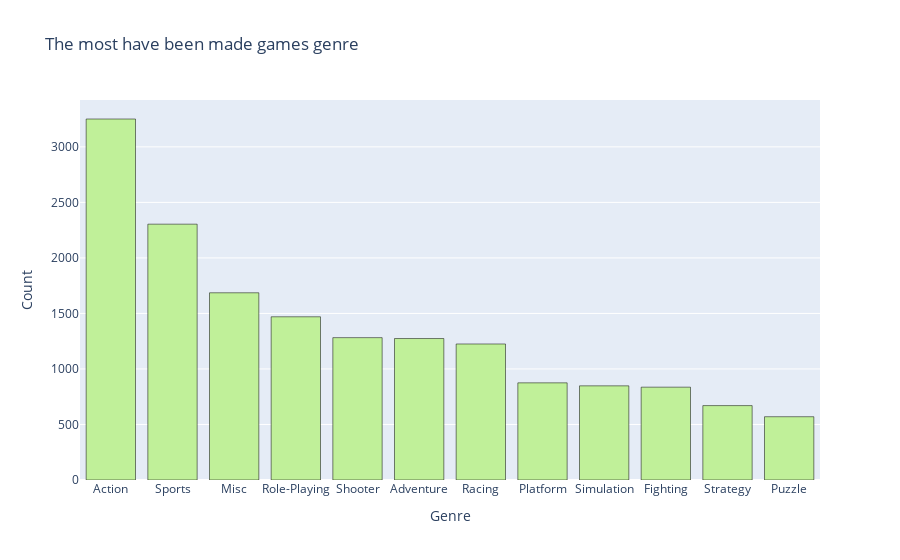
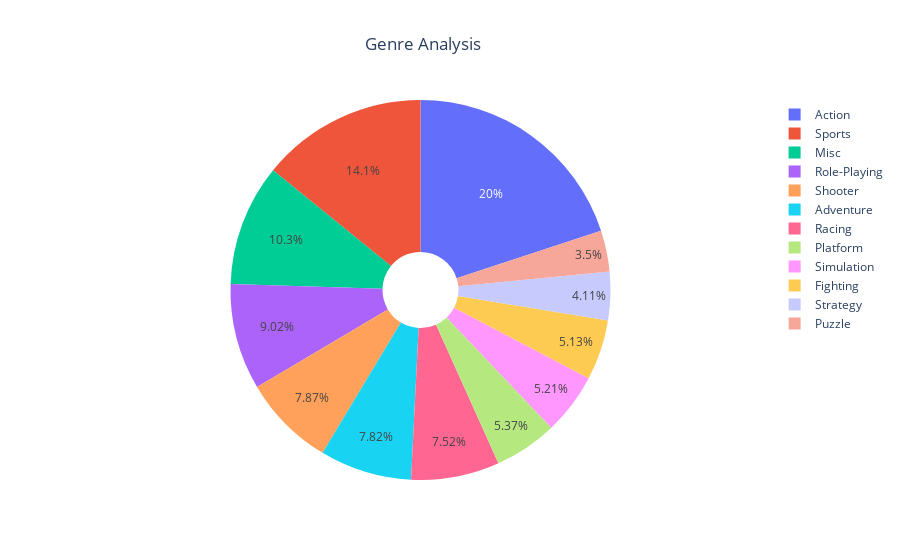

Write notebook code for charts like these, in order.
### Markdown cell above
### Q3: What genre games have been made the most?

### Code cell
vg_genre = df_vgsales.Genre.value_counts().reset_index()

# create trace1
trace1 = go.Bar(
                x = vg_genre['index'],
                y = vg_genre['Genre'],
                marker = dict(color = 'rgb(192, 240, 153)',
                              line=dict(color='rgb(0,0,0)',width=0.5)))
layout = go.Layout(title = 'The most have been made games genre ' , xaxis = dict(title = 'Genre'), yaxis = dict(title = 'Count'))
fig = go.Figure(data = [trace1], layout = layout)
fig.show()




# figure
fig = {
  "data": [
    {
      "values": vg_genre['Genre'],
      "labels": vg_genre['index'],
      "hoverinfo":"label+percent+value",
      "hole": .2,
      "type": "pie"
    },],
  "layout": {
        "title":"Genre Analysis",
        "title_x":0.47,     
    }
}
iplot(fig)

### Figure 1 — Plotly figure (JSON) as saved in the notebook; plotly's stock layout.template omitted (floating-point values rounded to 4 significant figures)
{"data": [{"marker": {"color": "rgb(192, 240, 153)", "line": {"color": "rgb(0, 0, 0)", "width": 0.5}}, "type": "bar", "x": ["Action", "Sports", "Misc", "Role-Playing", "Shooter", "Adventure", "Racing", "Platform", "Simulation", "Fighting", "Strategy", "Puzzle"], "y": [3251, 2304, 1686, 1470, 1282, 1274, 1225, 875, 848, 836, 670, 570]}], "layout": {"title": {"text": "The most have been made games genre "}, "xaxis": {"autorange": true, "range": [-0.5, 11.5], "title": {"text": "Genre"}, "type": "category"}, "yaxis": {"autorange": true, "range": [0, 3422.0], "title": {"text": "Count"}, "type": "linear"}}}

### Figure 2 — Plotly figure (JSON) as saved in the notebook; plotly's stock layout.template omitted (floating-point values rounded to 4 significant figures)
{"data": [{"hole": 0.2, "hoverinfo": "label+percent+value", "labels": ["Action", "Sports", "Misc", "Role-Playing", "Shooter", "Adventure", "Racing", "Platform", "Simulation", "Fighting", "Strategy", "Puzzle"], "type": "pie", "values": [3251, 2304, 1686, 1470, 1282, 1274, 1225, 875, 848, 836, 670, 570]}], "layout": {"title": {"text": "Genre Analysis", "x": 0.47}}}
